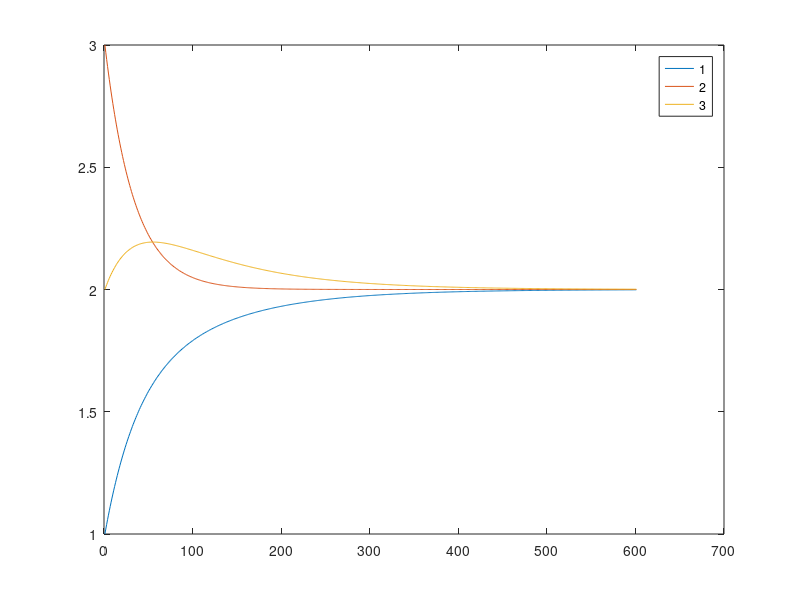

Write MATLAB code to recreate this figure.
%% Consensus algorithm
% Va a ser util mas adelante...creo...
% De nuevo supongamos integradores por simplicidad
clear all
clc

dt = 0.01;

x = [1;3;2];
L = [1 -1 0;-1 2 -1;0 -1 1];

for i = 1:600
      x(:,i+1) = x(:,i) - dt*L*x(:,i);
end

plot(x')
legend('1','2','3')